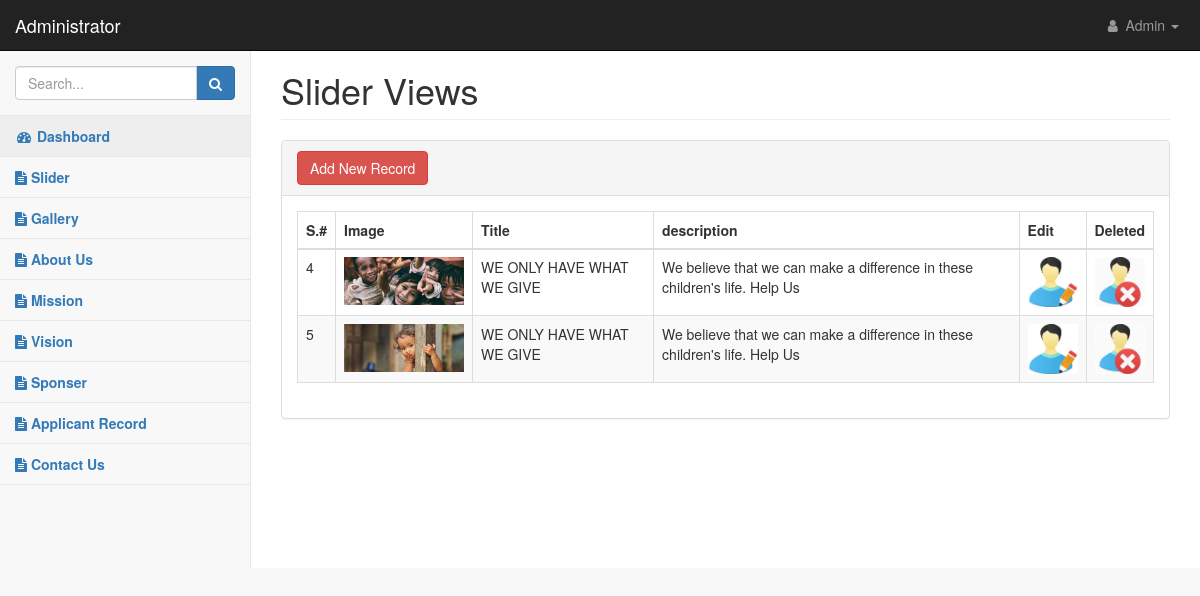
The page /admin/slider_dis.php on the database as committed earlier.
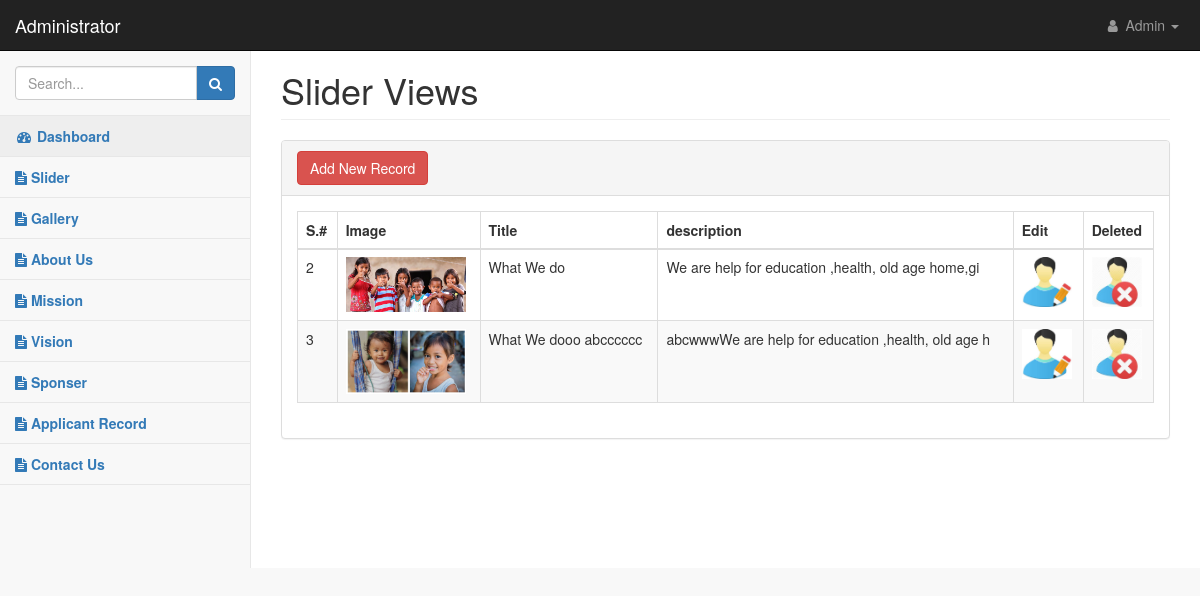
The same page on the database as committed later.
### tables this page shows
CREATE TABLE `slider` (
  `id` int(11) NOT NULL,
  `image` varchar(100) NOT NULL,
  `title` varchar(50) NOT NULL,
  `des` varchar(50) NOT NULL
);

### admin/slider_dis.php (the view, shortened to what this page needs)
<?php
 include "header.php";
 include "nav.php";
 include 'dbcon.php';
?>
 <div id="page-wrapper">
                <div class="container-fluid">
                    <div class="row">
                        <div class="col-lg-12">
                            <h1 class="page-header">Slider Views</h1>
                        </div>
                        <div class="container-fluid">
  </div>
                    </div>
                    <div class="row">
                        <div class="col-lg-12">
                            <div class="panel panel-default">
                                <div class="panel-heading">
     <button type="button" class="btn btn-danger"><a href="silder_form.php" style="color: white; text-decoration: none;">Add New Record</a>
     </button>
                                </div>
                                <div class="panel-body">
                                    <div class="table-responsive">
                                        <table class="table table-striped table-bordered table-hover" id="dataTables-example">
                                            <thead>
                                                <tr>
                                                    <th>S.#</th>
                                                    <th>Image</th>
                                                    <TH>Title</TH>
                                                    <TH>description</TH>
                                                    <th>Edit</th>
                                                    <th>Deleted</th>
                                                </tr>
                                            </thead>
                                            <tbody>
                                                <tr class="odd gradeX">
                                                 <?php
    $selecte = "SELECT * FROM `slider`";
                $result1 = mysqli_query($con, $selecte);
                while ($row = mysqli_fetch_assoc($result1)) {
                ?>
                <tr>
                  <td><?php echo $row['id'];?></td>
                <td> <img src="<?php echo $row['image'];?>" style="max-width: 120px;" alt=""></td>
                  <td><?php echo $row['title'];?></td>
                  <td><?php echo $row['des'];?></td>
                 <td> <a href="slider_edit.php?id=<?php echo $row['id'];?>">
                      <img src="pic/update.jpg" style="max-width: 50px;" alt="">
                    </a>
                  </td>
                  <td>
       <a href="sliderdelete.php?did=<?php echo $row['id'];?>" onclick="return confirm('Do you really want to delete this ?')">
                      <img src="pic/delete.jpg" style="max-width: 50px;" alt="">
                    </a>
                  </td>
                </tr>
                                                <?php };?>
                                            </tbody>
                                        </table>
                                    </div>
                        <?php
include "footer.php";
                        ?>

Rows that differ between the two databases and show on the page:
removed slider: id "4", image (picture), title "WE ONLY HAVE WHAT WE GIVE", des "We believe that we can make a difference in these children's life. Help Us"
removed slider: id "5", image (picture), title "WE ONLY HAVE WHAT WE GIVE", des "We believe that we can make a difference in these children's life. Help Us"
added slider: id "2", image (picture), title "What We do", des "We are help for education ,health, old age home,gi"
added slider: id "3", image (picture), title "What We dooo abcccccc", des "abcwwwWe are help for education ,health, old age h"
